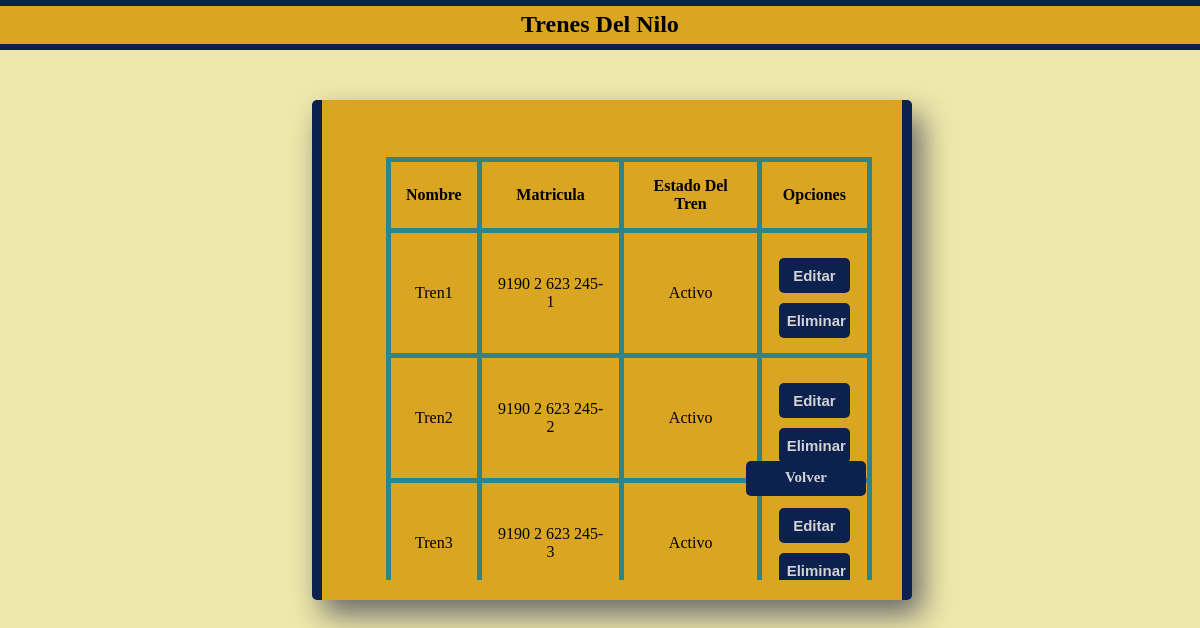
The app's page /Trenes.php with its own data.
### tables this page shows
CREATE TABLE `trenes` (
  `matricula` varchar(20) NOT NULL,
  `nombre` varchar(50) NOT NULL,
  `descripcion` varchar(200) NOT NULL,
  `activo` bit(1) NOT NULL
);

### Trenes.php (the view, shortened to what this page needs)
<!DOCTYPE html>
<html>
	<head>
		<link rel="stylesheet" type="text/css" href="webCSS.css">
	</head>
	<body>
		<nav id="barraTrenes">
				<h1 id="h1BarraLogin"><a href="index.php">Trenes Del Nilo</a></h1>
		</nav>
		<div id="contTablasTrenes">
			<table class="tablas" id="tablaTrenes">
			<thead>
				<tr>
					<th>Nombre</th>
					<th>Matricula</th>
					<th>Estado Del Tren</th>
					<th>Opciones</th>
				</tr>
			</thead>
			<tbody>
			<?php
			 	include("conexion.php");
				$consultatren = mysqli_query($conexion, "SELECT matricula,nombre,activo,descripcion FROM trenes;");
				$resultadotren = mysqli_num_rows($consultatren);
				if ($resultadotren != 0) {
					for($i = 0; $i < $resultadotren;$i++){
						$tren = mysqli_fetch_array($consultatren);
						$matri = $tren["matricula"];
						$nomTren =  $tren["nombre"];
						$actv = $tren["activo"];
						$descTren = $tren["descripcion"];
						if( $tren["activo"] == 0){?>
						<tr>
							<td><?php echo $nomTren;?></td>
							<td><?php echo $matri;?></td>
							<td>Inactivo</td>
							<td>
								<form method="POST" action="IngresarTren.php">
									<input type="hidden" name="matTren" value="<?php echo $matri; ?>">
									<input type="hidden" name="nomTren" value="<?php echo $nomTren; ?>">
									<input type="hidden" name="descTren" value="<?php echo $descTren; ?>">
									<input type="hidden" name="activTren" value="<?php echo $actv; ?>">
									<input type="submit" name="editTren" class="editbutTrenes" value="Editar">
								</form>
								<form method="POST" action="EliminarTrenes.php" id="elimTrenes">
									<input type="hidden" name="matTren" value="<?php echo $matri; ?>">
									<input type="submit" name="elimTren" class="elimbutTrenes" value="Eliminar">
								</form>
								<script type="text/javascript">
								const formelim = document.getElementById('elimTrenes');
									formelim.addEventListener('submit', (event) => {
										var respuestaElim = confirm('Esta opcion tambien eliminara los viajes de dichos trenes cargados y sus respectivos boletos vendidos.¿Desea continuar?');
										if(respuestaElim == false){
											event.preventDefault();
										}
									})
								</script>
							</td>
						</tr>
					<?php
					}else{
						?>
						<tr>
							<td><?php echo $tren["nombre"];?></td>
							<td><?php echo $tren["matricula"];?></td>
							<td>Activo</td>
							<td>
								<form method="POST" action="IngresarTren.php">
									<input type="submit" name="editTren" class="editbutTrenes" value="Editar">
								</form>
								<form method="POST" action="EliminarTrenes.php" id="elimTrenes">
									<input type="submit" name="elimTren" class="elimbutTrenes" value="Eliminar">
								</form>
							</td>
						</tr>
						<?php
						}
					}
				}
				?>
				</tbody>
				<a href="IngresarTren.php" id="CrearTrenes">Ingresar nuevo tren</a>
			</table>
			<a href="index.php" id="volverTrenes">Volver</a>
		</div>
	</body>
</html>

### webCSS.css (style rules this page uses)
* { margin: 0; padding: 0; box-sizing: border-box; }
body { background-color: palegoldenrod; font-family: Rockwell; }
a { color: black; text-decoration: none; }
.tablas { background-color: palegoldenrod; text-align: center; border-collapse: collapse; width: 100%; margin-top: 20px; }
.tablas th,.tablas td { padding: 15px; border:solid 5px #2D8489; }
.tablas thead { border-bottom: solid 5px red; }
.tablas tr { border-bottom: solid 5px; }
#contTablasTrenes { float: left; width: 50%; height: 500px; background-color: goldenrod; margin: 0 auto; margin-top: 50px; margin-left: 26%; border-radius: 5px; box-shadow: 10px 15px 30px dimgrey; border-right: 10px solid #0D214F; border-left: 10px solid #0D214F; text-align: center; padding: 37px 4px; overflow: hidden; }
#tablaTrenes { margin-left: 5%; width: 40.5%; height: 49.5%; overflow: auto; display: block; position: absolute; background-color: goldenrod; }
#CrearTrenes { position: absolute; padding: 8px; width: 14%; height: 35px; margin-top: 27%; margin-left: -5%; font-size: 15px; font-weight: bold; border: none; border-radius: 6px; background-color: #0D214F; color: lightgrey; }
#volverTrenes { position: absolute; margin-top: 27%; margin-left: 35%; width: 10%; height: 35px; display: block; background-color: #0D214F; color: lightgrey; text-decoration: none; font-size: 15px; font-weight: bold; text-align: center; padding: 8px; box-sizing: border-box; border-radius: 5px; border-style: none; }
.elimbutTrenes { width: 95%; height: 35px; background-color: #0D214F; color: lightgrey; text-decoration: none; font-size: 15px; font-weight: bold; text-align: center; margin-top: 10px; padding: 8px; box-sizing: border-box; border-radius: 5px; border-style: none; }
.editbutTrenes { width: 95%; height: 35px; background-color: #0D214F; color: lightgrey; text-decoration: none; font-size: 15px; font-weight: bold; text-align: center; margin-top: 10px; padding: 8px; box-sizing: border-box; border-radius: 5px; border-style: none; }
#barraTrenes { background-color: goldenrod; width: 100%; height: 50px; margin: 0 auto; padding: 0; text-align: center; border-top: 6px solid #0D214F; border-bottom: 6px solid #0D214F; }
#h1BarraLogin { width: 100%; padding: 5px; }
#h1BarraLogin a { font-family: Rockwell; padding: 0 50px; }

### records on screen
trenes: nombre "Tren1", matricula "9190 2 623 245-1"
trenes: nombre "Tren2", matricula "9190 2 623 245-2"
trenes: nombre "Tren3", matricula "9190 2 623 245-3"
